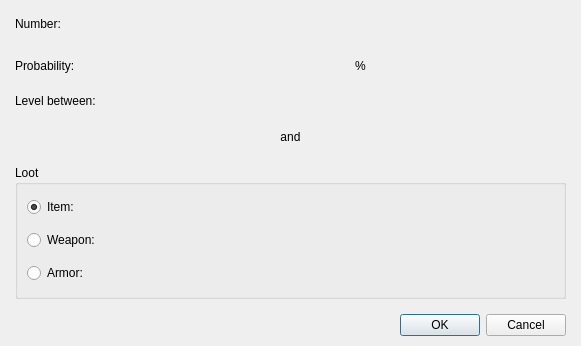
<?xml version="1.0" encoding="UTF-8"?>
<ui version="4.0">
 <class>DialogSystemLoot</class>
 <widget class="QDialog" name="DialogSystemLoot">
  <property name="geometry">
   <rect>
    <x>0</x>
    <y>0</y>
    <width>574</width>
    <height>329</height>
   </rect>
  </property>
  <property name="windowTitle">
   <string>Loot...</string>
  </property>
  <layout class="QGridLayout" name="gridLayout_5">
   <property name="leftMargin">
    <number>15</number>
   </property>
   <property name="topMargin">
    <number>10</number>
   </property>
   <property name="rightMargin">
    <number>15</number>
   </property>
   <property name="bottomMargin">
    <number>10</number>
   </property>
   <item row="0" column="0">
    <layout class="QVBoxLayout" name="verticalLayout_2">
     <property name="spacing">
      <number>15</number>
     </property>
     <item>
      <layout class="QVBoxLayout" name="verticalLayout">
       <item>
        <layout class="QGridLayout" name="gridLayout_3">
         <item row="0" column="0">
          <widget class="QLabel" name="labelNumber">
           <property name="text">
            <string>Number:</string>
           </property>
          </widget>
         </item>
         <item row="0" column="1">
          <widget class="PanelPrimitiveValue" name="widgetVariableConstantNumber" native="true">
           <property name="enabled">
            <bool>true</bool>
           </property>
           <property name="minimumSize">
            <size>
             <width>250</width>
             <height>27</height>
            </size>
           </property>
           <property name="maximumSize">
            <size>
             <width>250</width>
             <height>27</height>
            </size>
           </property>
          </widget>
         </item>
         <item row="0" column="3" rowspan="2">
          <spacer name="horizontalSpacer_2">
           <property name="orientation">
            <enum>Qt::Horizontal</enum>
           </property>
           <property name="sizeHint" stdset="0">
            <size>
             <width>168</width>
             <height>55</height>
            </size>
           </property>
          </spacer>
         </item>
         <item row="1" column="0">
          <widget class="QLabel" name="labelProbability">
           <property name="text">
            <string>Probability:</string>
           </property>
          </widget>
         </item>
         <item row="1" column="1">
          <widget class="PanelPrimitiveValue" name="widgetVariableConstantProbability" native="true">
           <property name="enabled">
            <bool>true</bool>
           </property>
           <property name="minimumSize">
            <size>
             <width>250</width>
             <height>27</height>
            </size>
           </property>
           <property name="maximumSize">
            <size>
             <width>250</width>
             <height>27</height>
            </size>
           </property>
          </widget>
         </item>
         <item row="1" column="2">
          <widget class="QLabel" name="label_3">
           <property name="text">
            <string>%</string>
           </property>
          </widget>
         </item>
        </layout>
       </item>
       <item>
        <layout class="QGridLayout" name="gridLayout_4">
         <item row="0" column="0" colspan="3">
          <widget class="QLabel" name="labelLevelBetween">
           <property name="text">
            <string>Level between:</string>
           </property>
          </widget>
         </item>
         <item row="1" column="0">
          <widget class="PanelPrimitiveValue" name="panelPrimitiveValueInit" native="true">
           <property name="minimumSize">
            <size>
             <width>250</width>
             <height>27</height>
            </size>
           </property>
           <property name="maximumSize">
            <size>
             <width>250</width>
             <height>27</height>
            </size>
           </property>
          </widget>
         </item>
         <item row="1" column="1">
          <widget class="QLabel" name="labelAnd">
           <property name="text">
            <string>and</string>
           </property>
           <property name="alignment">
            <set>Qt::AlignCenter</set>
           </property>
          </widget>
         </item>
         <item row="1" column="2">
          <widget class="PanelPrimitiveValue" name="panelPrimitiveValueFinal" native="true">
           <property name="minimumSize">
            <size>
             <width>250</width>
             <height>27</height>
            </size>
           </property>
           <property name="maximumSize">
            <size>
             <width>250</width>
             <height>27</height>
            </size>
           </property>
          </widget>
         </item>
        </layout>
       </item>
       <item>
        <widget class="QGroupBox" name="groupBoxLoot">
         <property name="title">
          <string>Loot</string>
         </property>
         <layout class="QGridLayout" name="gridLayout_2">
          <item row="0" column="0">
           <layout class="QGridLayout" name="gridLayout">
            <item row="0" column="3" rowspan="3">
             <spacer name="horizontalSpacer">
              <property name="orientation">
               <enum>Qt::Horizontal</enum>
              </property>
              <property name="sizeHint" stdset="0">
               <size>
                <width>128</width>
                <height>78</height>
               </size>
              </property>
             </spacer>
            </item>
            <item row="2" column="0">
             <widget class="QRadioButton" name="radioButtonArmor">
              <property name="text">
               <string>Armor:</string>
              </property>
             </widget>
            </item>
            <item row="0" column="0">
             <widget class="QRadioButton" name="radioButtonItem">
              <property name="text">
               <string>Item:</string>
              </property>
              <property name="checked">
               <bool>true</bool>
              </property>
             </widget>
            </item>
            <item row="1" column="0">
             <widget class="QRadioButton" name="radioButtonWeapon">
              <property name="text">
               <string>Weapon:</string>
              </property>
             </widget>
            </item>
            <item row="0" column="1">
             <widget class="PanelPrimitiveValue" name="panelPrimitiveValueItem" native="true">
              <property name="minimumSize">
               <size>
                <width>250</width>
                <height>27</height>
               </size>
              </property>
              <property name="maximumSize">
               <size>
                <width>250</width>
                <height>27</height>
               </size>
              </property>
             </widget>
            </item>
            <item row="1" column="1">
             <widget class="PanelPrimitiveValue" name="panelPrimitiveValueWeapon" native="true">
              <property name="enabled">
               <bool>false</bool>
              </property>
              <property name="minimumSize">
               <size>
                <width>250</width>
                <height>27</height>
               </size>
              </property>
              <property name="maximumSize">
               <size>
                <width>250</width>
                <height>27</height>
               </size>
              </property>
             </widget>
            </item>
            <item row="2" column="1">
             <widget class="PanelPrimitiveValue" name="panelPrimitiveValueArmor" native="true">
              <property name="enabled">
               <bool>false</bool>
              </property>
              <property name="minimumSize">
               <size>
                <width>250</width>
                <height>27</height>
               </size>
              </property>
              <property name="maximumSize">
               <size>
                <width>250</width>
                <height>27</height>
               </size>
              </property>
             </widget>
            </item>
           </layout>
          </item>
         </layout>
        </widget>
       </item>
      </layout>
     </item>
     <item>
      <widget class="QDialogButtonBox" name="buttonBox">
       <property name="orientation">
        <enum>Qt::Horizontal</enum>
       </property>
       <property name="standardButtons">
        <set>QDialogButtonBox::Cancel|QDialogButtonBox::Ok</set>
       </property>
      </widget>
     </item>
    </layout>
   </item>
  </layout>
 </widget>
 <customwidgets>
  <customwidget>
   <class>PanelPrimitiveValue</class>
   <extends>QWidget</extends>
   <header>panelprimitivevalue.h</header>
   <container>1</container>
  </customwidget>
 </customwidgets>
 <resources/>
 <connections>
  <connection>
   <sender>buttonBox</sender>
   <signal>accepted()</signal>
   <receiver>DialogSystemLoot</receiver>
   <slot>accept()</slot>
   <hints>
    <hint type="sourcelabel">
     <x>248</x>
     <y>254</y>
    </hint>
    <hint type="destinationlabel">
     <x>157</x>
     <y>274</y>
    </hint>
   </hints>
  </connection>
  <connection>
   <sender>buttonBox</sender>
   <signal>rejected()</signal>
   <receiver>DialogSystemLoot</receiver>
   <slot>reject()</slot>
   <hints>
    <hint type="sourcelabel">
     <x>316</x>
     <y>260</y>
    </hint>
    <hint type="destinationlabel">
     <x>286</x>
     <y>274</y>
    </hint>
   </hints>
  </connection>
 </connections>
</ui>
